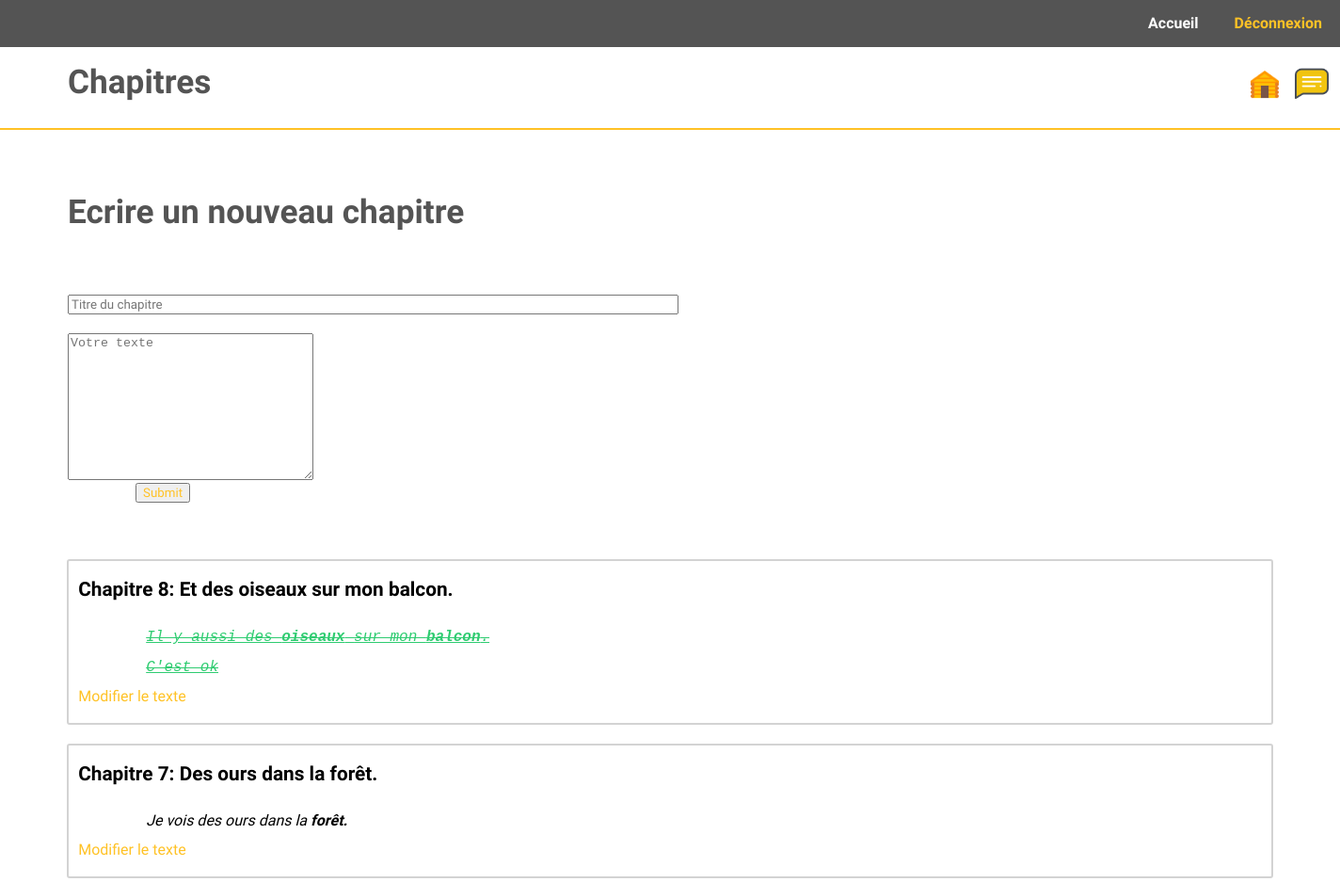
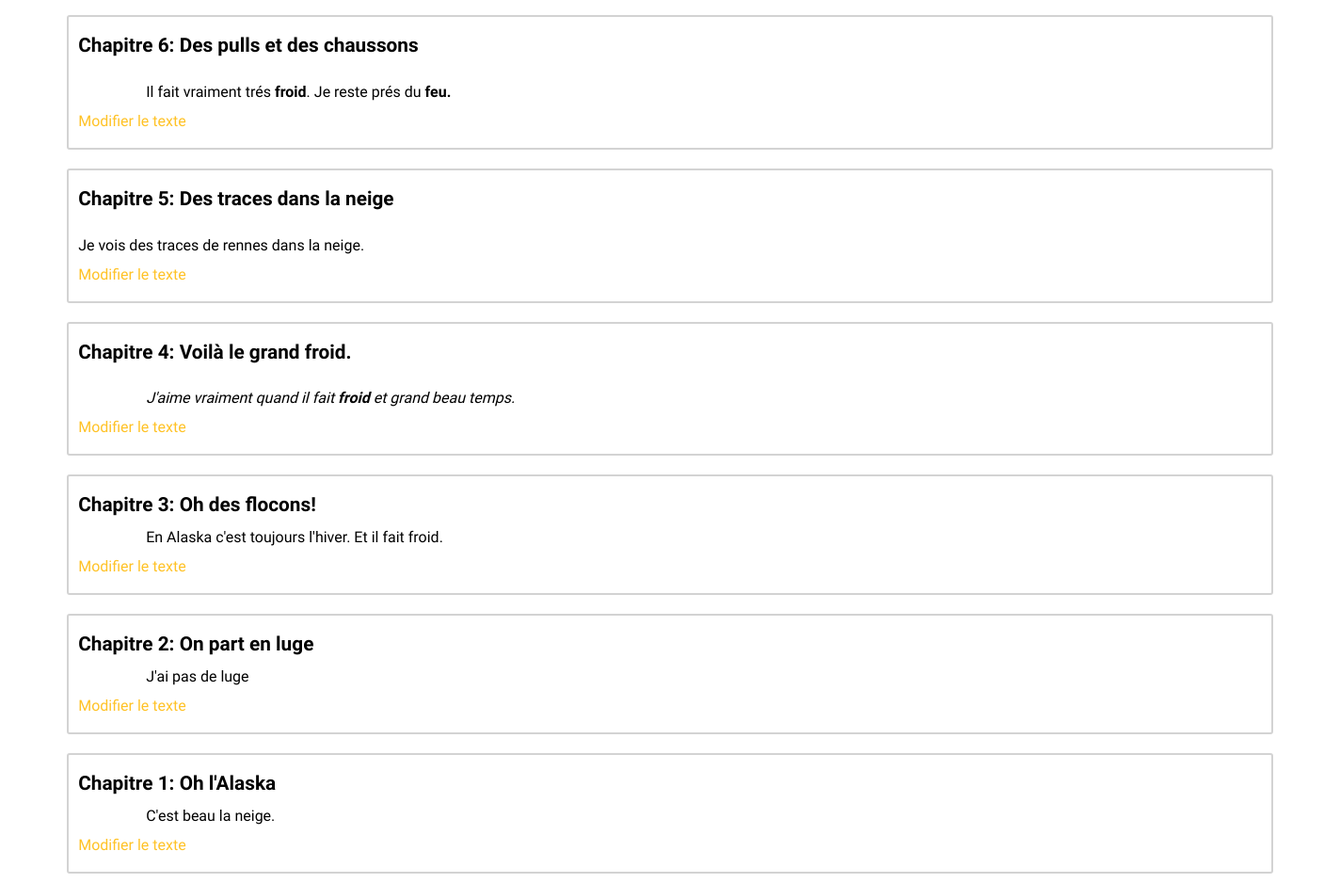
The page /admin_chapters.php (signed in) on the database its author committed (2 pictures, top to bottom).
### tables this page shows
CREATE TABLE `chapters` (
  `id` int(11) NOT NULL,
  `title` varchar(300) NOT NULL,
  `content` text NOT NULL
);

### admin_chapters.php (the view, shortened to what this page needs)
<?php
try
{
    $db = new PDO('mysql:host=localhost;dbname=projet_4;charset=utf8', 'root', 'root',
    array(PDO::ATTR_ERRMODE => PDO::ERRMODE_EXCEPTION));
}
catch(Exception $e)
{
    die('erreur : '.$e->getMessage());
}
$req = $db->prepare('SELECT * FROM chapters ORDER BY id DESC');
$req->execute();
?>
<!DOCTYPE html>
<html lang="fr">
    <head>
    <?php include("head.php"); ?>
    </head>
    <body>
        <header class="index_header">
            <a href="index.php"><h1>Accueil</h1></a>
            <a href="logout.php"><h3>Déconnexion<h3></a>
        </header>
        <section class="header_admin">
            <h1>Chapitres</h1>
            <a class="nav_home_chapters" href="admin.php"><img src="images/icons8-cabane-en-rondins-48.png" alt="icone_chat_bubble" /></a>
            <a class="nav_comments" href="admin_comments.php"><img src="images/icons8-chat-bubble-64.png" alt="icone_chat_bubble" /></a>
        </section>
        <section class="admin_chapters">
            <h1>Ecrire un nouveau chapitre</h1>
            <form class="chapter_form" action="admin_chapters.php" method="post">
                <input class="title" type="text" name="title" placeholder="Titre du chapitre" id="title"><br/>
                <textarea class="chapter" id="mytextarea" name="content" placeholder="Votre texte" id="content" cols="30" rows="10"></textarea><br/>
                <input class="submit" type="submit" name="published" placeholder="Publier" id="published"><br/>
            </form>
        </section>
        <section class="edit_chapters">
            <?php while ($chapters = $req->fetch()){ ?>
                <div class="chapters_published">
                    <h3><?= $chapters['title'] ?></h3><br/>
                    <p><?= $chapters['content'] ?></p>
                    <a href="update.php?id=<?= $chapters['id'] ?>">Modifier le texte</a>
                </div>
            <?php } ?>
        </section>
    </body>
</html>

### stylesheet.css (style rules this page uses)
html, body, div, span, applet, object, iframe, h1, h2, h3, h4, h5, h6, p, blockquote, pre, a, abbr, acronym, address, big, cite, code, del, dfn, em, img, ins, kbd, q, s, samp, small, strike, strong, sub, sup, tt, var, b, u, i, center, dl, dt, dd, ol, ul, li, fieldset, form, label, legend, table, caption, tbody, tfoot, thead, tr, th, td, article, aside, canvas, details, embed, figure, figcaption, footer, header, hgroup, menu, nav, output, ruby, section, summary, time, mark, audio, video { margin: 0; padding: 0; border: 0; font-size: 100%; font: inherit; vertical-align: baseline; box-sizing: border-box; }
article, aside, details, figcaption, figure, footer, header, hgroup, menu, nav, section { display: block; }
body { line-height: 1; }
html, body { margin: 0; padding: 0; }
strong { font-weight: 700; }
em { font-style: italic; }
.index_header { position: fixed; z-index: 90; display: flex; background-color: #545454; width: 100%; height: 50px; padding-left: 1200px; padding-top: 17px; color: white; }
.index_header h1 { font-family: 'poiret one', cursive; font-weight: bold; color: white; }
.index_header h3 { padding-left: 18px; }
.index_header a { padding-left: 20px; font-family: 'poiret one', cursive; font-weight: bold; }
.edit_chapters { display: flex; flex-direction: column; padding-top: 30px; font-family: 'poiret one', cursive; }
.submit { margin-left: 72px; margin-bottom: 20px; }
.edit_chapters p { font-family: 'poiret one', cursive; margin-left: 72px; margin-bottom: 20px; }
.chapters_published { padding: 20px 10px; margin: 10px auto; border: 2px solid lightgrey; border-radius: 3px 3px 3px 3px; width: 90%; }
.chapters_published h3 { font-weight: bold; font-size: 1.3em; color: black; }
.chapters_published p { margin-bottom: 15px; }
.header_admin { display: flex; }
.header_admin { padding-top: 80px; border-bottom: 2px solid #ffc226; display: flex; }
.admin_chapters h1, .admin_comments h1, .header_admin { font-family: 'poiret one', cursive; font-size: 2.2em; font-weight: bold; color: #545454; margin: 0 auto; padding-left: 72px; padding-bottom: 20px; padding-top: 70px; }
.admin_chapters form { padding-top: 50px; }
.header_admin img { height: 40px; }
.nav_home_chapters { margin-left: 1100px; }
.nav_comments { margin-left: 10px; }
.chapter_form { width: 90%; margin-left: 72px; }
.title { margin-bottom: 20px; width: 50%; color: #ffc226; font-family: 'poiret one', cursive; }
.submit { font-family: 'poiret one', 'cursive'; color: #ffc226; }

### head.php (style rules this page uses)
a { text-decoration: none; color: #ffc226; }

### rows shown on the page
chapters: title "Chapitre 8: Et des oiseaux sur mon balcon.", content "Il y aussi des oiseaux sur mon balcon . C'est ok"
chapters: title "Chapitre 7: Des ours dans la forêt.", content "Je vois des ours dans la forêt."
chapters: title "Chapitre 6: Des pulls et des chaussons", content "Il fait vraiment trés froid . Je reste prés du feu."
chapters: title "Chapitre 5: Des traces dans la neige", content "Je vois des traces de rennes dans la neige."
chapters: title "Chapitre 4: Voilà le grand froid.", content "J'aime vraiment quand il fait froid et grand beau temps."
chapters: title "Chapitre 3: Oh des flocons!", content "En Alaska c'est toujours l'hiver. Et il fait froid."
chapters: title "Chapitre 2: On part en luge", content "J'ai pas de luge"
chapters: title "Chapitre 1: Oh l'Alaska", content "C'est beau la neige."
